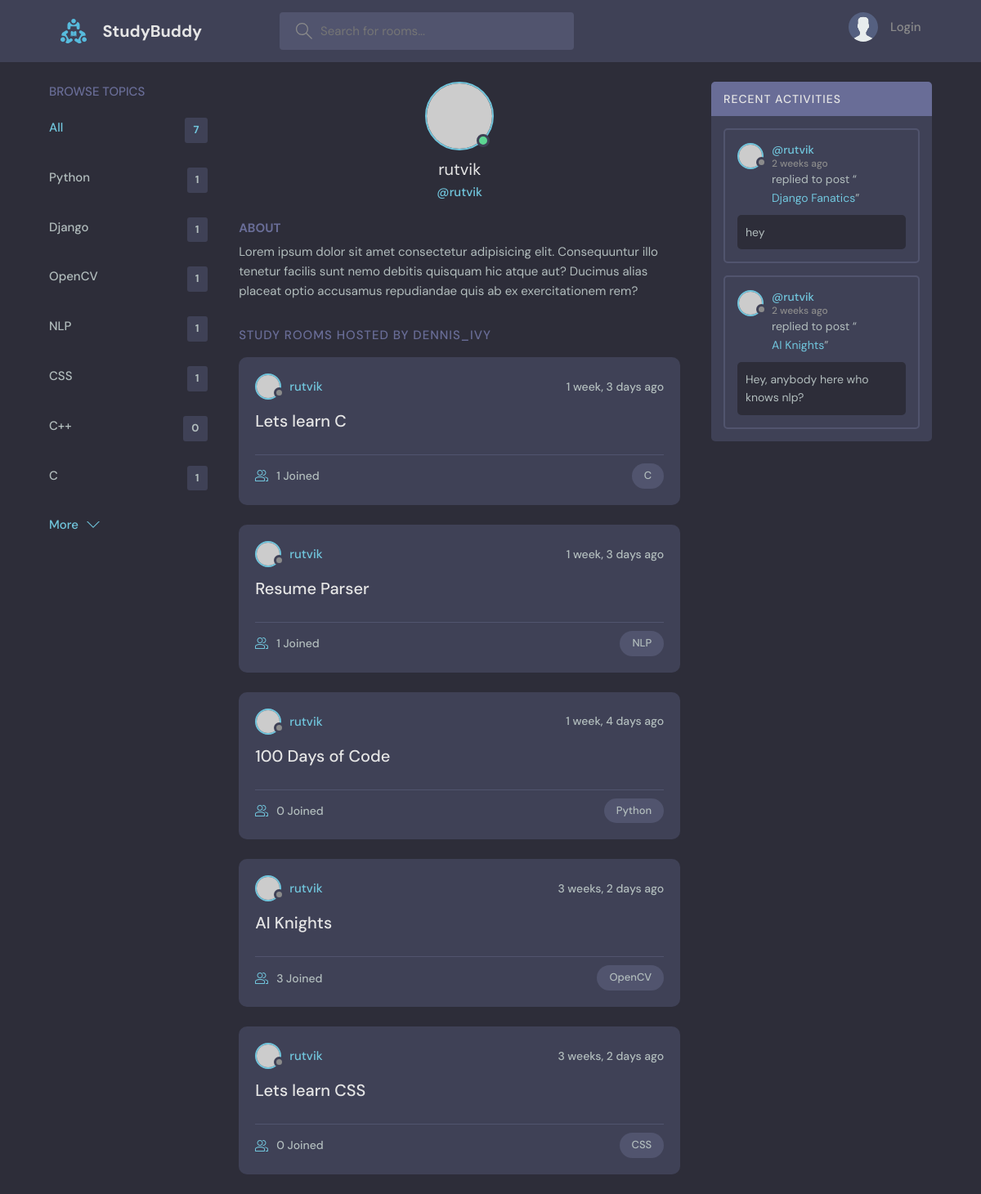
Page /profile/1/ on the committed database.
### base/models.py (models this page shows, shortened)
class Topic(models.Model):
    name = models.CharField(max_length=200)

class Room(models.Model):
    host = models.ForeignKey(User, on_delete=models.SET_NULL, null=True)
    topic = models.ForeignKey(Topic, on_delete=models.SET_NULL, null=True)
    name = models.CharField(max_length=200)
    description = models.TextField(null=True, blank=True)
    participants = models.ManyToManyField(User, related_name='participants', blank=True)
    updated = models.DateTimeField(auto_now=True)
    created = models.DateTimeField(auto_now_add=True)
    class Meta:
        ordering = ['-updated', '-created']
    def __str__(self) -> str:
        return self.name

class Message(models.Model):
    user = models.ForeignKey(User, on_delete=models.CASCADE)
    room = models.ForeignKey(Room, on_delete=models.CASCADE)
    body = models.TextField()
    updated = models.DateTimeField(auto_now=True)
    created = models.DateTimeField(auto_now_add=True)
    class Meta:
        ordering = ['-updated', '-created']

### base/views.py (the view)
# urls.py: path('profile/<str:pk>/', views.userProfile, name="user-profile"),
def userProfile(request, pk):
    user = User.objects.get(id=pk)
    rooms = user.room_set.all()
    room_messages = user.message_set.all()
    topics = Topic.objects.all()
    context = {'user': user, 'rooms': rooms, 'room_messages':room_messages, 'topics': topics}
    return render(request, 'base/profile.html', context)

### base/templates/base/profile.html (shortened to what this page needs)
{% extends 'main.html' %}
{% block content %}
<main class="profile-page layout layout--3">
  <div class="container">
    {% include 'base/topics_component.html' %}
    <div class="roomList">
      <div class="profile">
        <div class="profile__avatar">
          <div class="avatar avatar--large active">
            <img src="https://randomuser.me/api/portraits/men/11.jpg" />
          </div>
        </div>
        <div class="profile__info">
          <h3>{{user.username}}</h3>
          <p>@{{user.username}}</p>
        </div>
        <div class="profile__about">
          <h3>About</h3>
          <p>
            Lorem ipsum dolor sit amet consectetur adipisicing elit. Consequuntur illo tenetur
            facilis sunt nemo debitis quisquam hic atque aut? Ducimus alias placeat optio
            accusamus repudiandae quis ab ex exercitationem rem?
          </p>
        </div>
      </div>
      <div class="roomList__header">
        <div>
          <h2>Study Rooms Hosted by dennis_ivy</a>
          </h2>
        </div>
      </div>
      {% include 'base/feed_component.html' %}
    </div>
    {% include 'base/activity_component.html' %}
  </div>
</main>
{% endblock content %}

### base/templates/base/topics_component.html
<div class="topics">
    <div class="topics__header">
      <h2>Browse Topics</h2>
    </div>
    <ul class="topics__list">
      <li>
        <a href="{% url 'home' %}" class="active">All <span>{{topics.count}}</span></a>
      </li>
      {% for topic in topics %}
      <li>
        <a href="{% url 'home' %}?q={{topic.name}}">{{topic.name}} <span>{{topic.room_set.all.count}}</span></a>
      </li>
      {% endfor %}
    </ul>
    <a class="btn btn--link" href="{% url 'topics' %}">
      More
      <svg version="1.1" xmlns="http://www.w3.org/2000/svg" width="32" height="32" viewBox="0 0 32 32">
        <title>chevron-down</title>
        <path d="M16 21l-13-13h-3l16 16 16-16h-3l-13 13z"></path>
      </svg>
    </a>
  </div>

### base/templates/base/feed_component.html (shortened to what this page needs)
{% for room in rooms %}
<div class="roomListRoom">
    <div class="roomListRoom__header">
        <a href="{% url 'user-profile' room.host.id %}" class="roomListRoom__author">
            <div class="avatar avatar--small">
                <img src="https://randomuser.me/api/portraits/women/11.jpg" />
            </div>
            <span>{{room.host.username}}</span>
        </a>
        <div class="roomListRoom__actions">
            <span>{{room.created|timesince}} ago</span>
        </div>
    </div>
    <div class="roomListRoom__content">
        <a href="{% url 'room' room.id %}">{{room.name}}</a>
    </div>
    <div class="roomListRoom__meta">
        <a href="{% url 'room' room.id %}" class="roomListRoom__joined">
            {{room.participants.all.count}} Joined
        </a>
        <p class="roomListRoom__topic">{{room.topic.name}}</p>
    </div>
</div>
{% endfor%}

### base/templates/base/activity_component.html (shortened to what this page needs)
<div class="activities">
    <div class="activities__header">
        <h2>Recent Activities</h2>
    </div>
    {% for message in room_messages %}
    <div class="activities__box">
        <div class="activities__boxHeader roomListRoom__header">
            <a href="{% url 'user-profile' message.user.id %}" class="roomListRoom__author">
                <div class="avatar avatar--small">
                    <img src="https://randomuser.me/api/portraits/women/11.jpg" />
                </div>
                <p>
                    @{{message.user}}
                    <span>{{message.created|timesince}} ago</span>
                </p>
            </a>
        </div>
        <div class="activities__boxContent">
            <p>replied to post “<a href="{% url 'room' message.room.id %}">{{message.room}}</a>”</p>
            <div class="activities__boxRoomContent">
                {{message.body}}
            </div>
        </div>
    </div>
    {% endfor %}
</div>

### rows in the picture
Topic: name "Python", room_set.all.count "1"
Topic: name "Django", room_set.all.count "1"
Topic: name "OpenCV", room_set.all.count "1"
Topic: name "NLP", room_set.all.count "1"
Topic: name "CSS", room_set.all.count "1"
Topic: name "C++", room_set.all.count "0"
Topic: name "C", room_set.all.count "1"
Room: host.username "rutvik", created "1 week, 3 days", name "Lets learn C", participants.all.count "1", topic.name "C"
Room: host.username "rutvik", created "1 week, 3 days", name "Resume Parser", participants.all.count "1", topic.name "NLP"
Room: host.username "rutvik", created "1 week, 4 days", name "100 Days of Code", participants.all.count "0", topic.name "Python"
Room: host.username "rutvik", created "3 weeks, 2 days", name "AI Knights", participants.all.count "3", topic.name "OpenCV"
Room: host.username "rutvik", created "3 weeks, 2 days", name "Lets learn CSS", participants.all.count "0", topic.name "CSS"
Message: user "rutvik", created "2 weeks", room "Django Fanatics", body "hey"
Message: user "rutvik", created "2 weeks", room "AI Knights", body "Hey, anybody here who knows nlp?"

### other values in the picture
{{ topics.count }} "7"
{{ user.username }} "rutvik"
